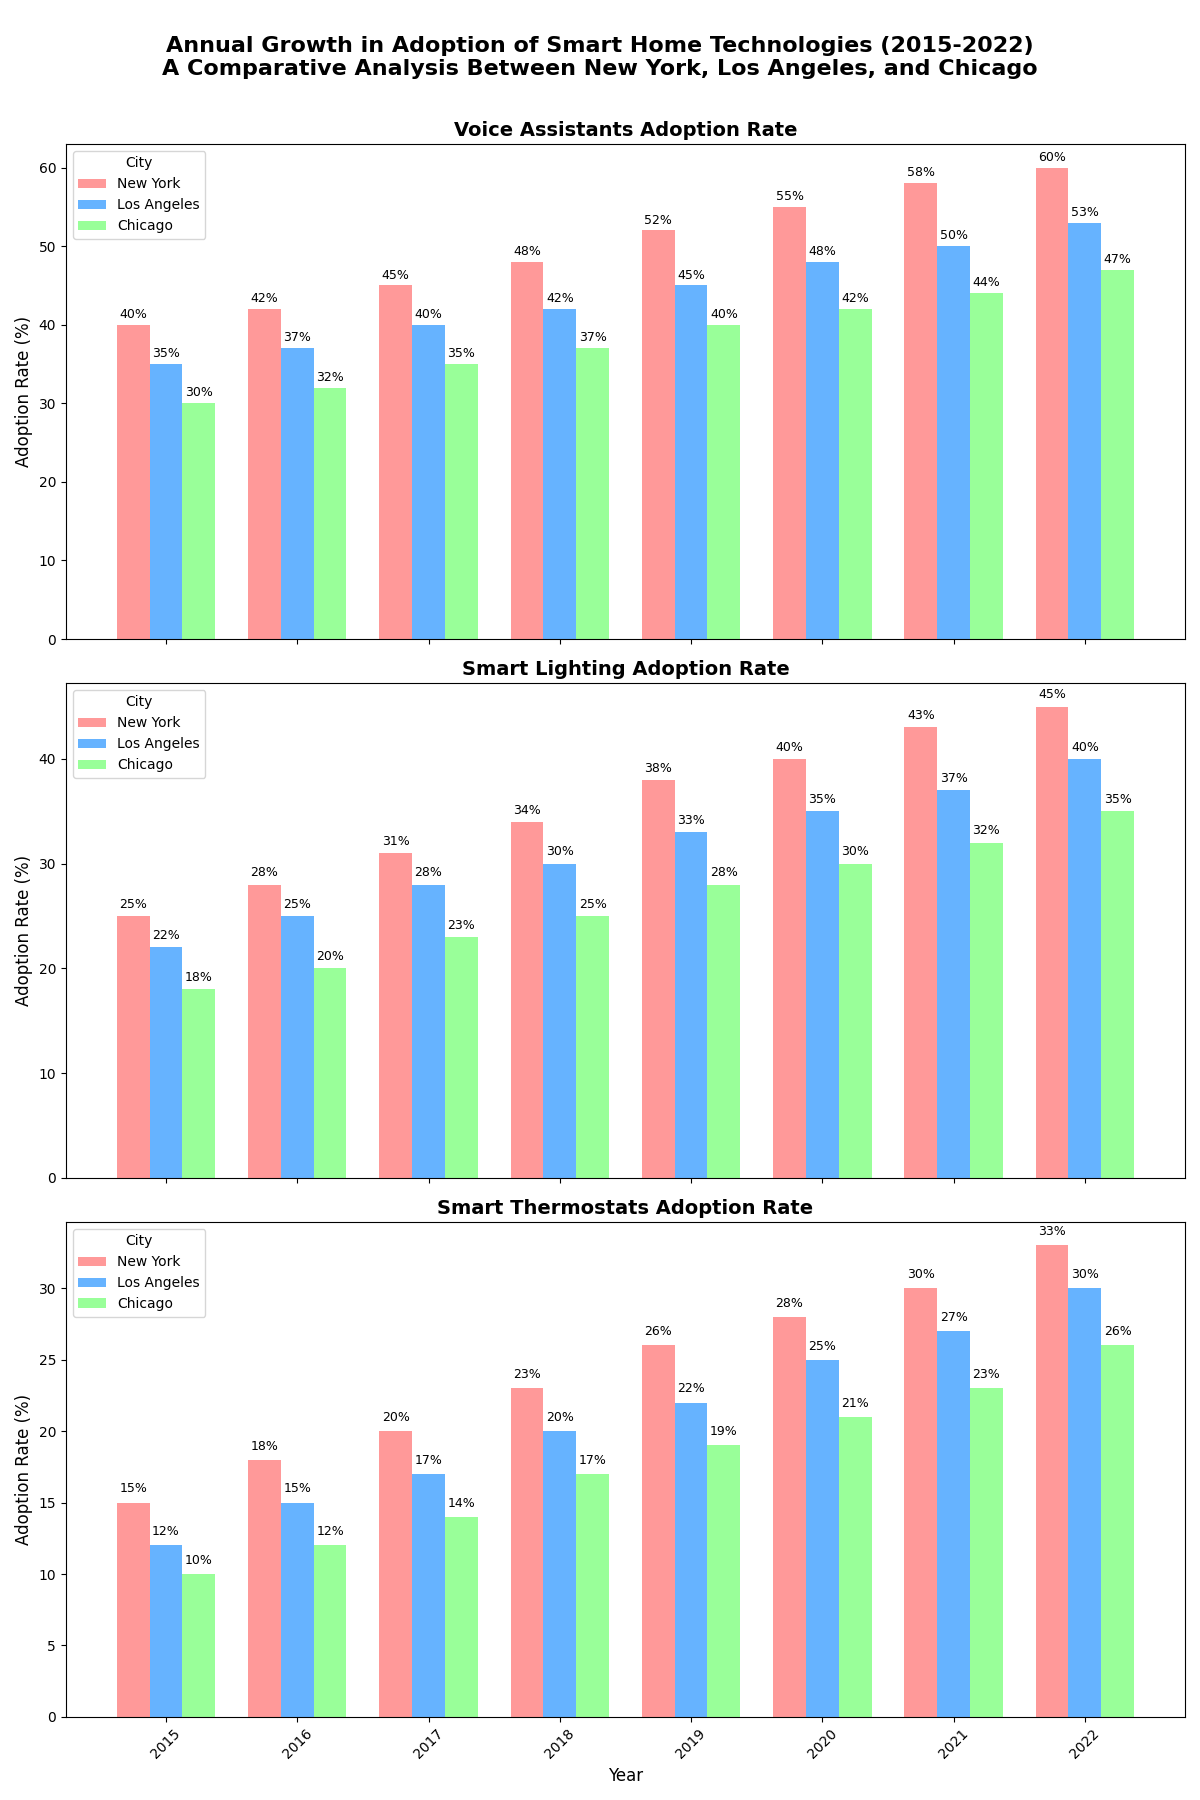

The script that drew this image:
import matplotlib.pyplot as plt
import numpy as np

# Backstory:
# This chart visualizes the annual growth in the adoption of different smart home technologies 
# (Voice Assistants, Smart Lighting, and Smart Thermostats) across three cities (New York, Los Angeles, and Chicago)
# from 2015 to 2022. This information is useful for understanding technological trends and the change in consumer behavior 
# towards smart home solutions over the years.

# Values for the years and cities
years = np.arange(2015, 2023)
cities = ['New York', 'Los Angeles', 'Chicago']

# Data for the adoption rates (in percentage) of smart home technologies
voice_assistants = np.array([
    [40, 42, 45, 48, 52, 55, 58, 60],  # New York
    [35, 37, 40, 42, 45, 48, 50, 53],  # Los Angeles
    [30, 32, 35, 37, 40, 42, 44, 47]   # Chicago
])

smart_lighting = np.array([
    [25, 28, 31, 34, 38, 40, 43, 45],  # New York
    [22, 25, 28, 30, 33, 35, 37, 40],  # Los Angeles
    [18, 20, 23, 25, 28, 30, 32, 35]   # Chicago
])

smart_thermostats = np.array([
    [15, 18, 20, 23, 26, 28, 30, 33],  # New York
    [12, 15, 17, 20, 22, 25, 27, 30],  # Los Angeles
    [10, 12, 14, 17, 19, 21, 23, 26]   # Chicago
])

# Set up the figure and axes
fig, axs = plt.subplots(3, 1, figsize=(12, 18), sharex=True)

# Define the bar width
bar_width = 0.25
position = np.arange(len(years))

# Colors for cities
colors = ['#ff9999','#66b3ff','#99ff99']

# Titles for subplots
titles = ['Voice Assistants Adoption Rate', 'Smart Lighting Adoption Rate', 'Smart Thermostats Adoption Rate']

# Plotting data
for i, data in enumerate([voice_assistants, smart_lighting, smart_thermostats]):
    city1 = axs[i].bar(position - bar_width, data[0], bar_width, label=cities[0], color=colors[0])
    city2 = axs[i].bar(position, data[1], bar_width, label=cities[1], color=colors[1])
    city3 = axs[i].bar(position + bar_width, data[2], bar_width, label=cities[2], color=colors[2])
    
    # Adding data labels
    for bar in city1 + city2 + city3:
        yval = bar.get_height()
        axs[i].text(bar.get_x() + bar.get_width()/2.0, yval + 0.5, f"{yval}%", ha='center', va='bottom', fontsize=9)

    axs[i].set_title(titles[i], fontsize=14, fontweight='bold')
    axs[i].set_ylabel('Adoption Rate (%)', fontsize=12)
    axs[i].legend(title='City', fontsize=10, loc='upper left')

# Set the x-axis on the last subplot
axs[-1].set_xticks(position)
axs[-1].set_xticklabels(years, rotation=45)
axs[-1].set_xlabel('Year', fontsize=12)

# Enhance layout and visual clarity
plt.tight_layout()

# Set the main title for the entire figure
fig.suptitle('Annual Growth in Adoption of Smart Home Technologies (2015-2022)\nA Comparative Analysis Between New York, Los Angeles, and Chicago',
             fontsize=16, fontweight='bold')
fig.subplots_adjust(top=0.92)

# Show the plot
plt.show()
